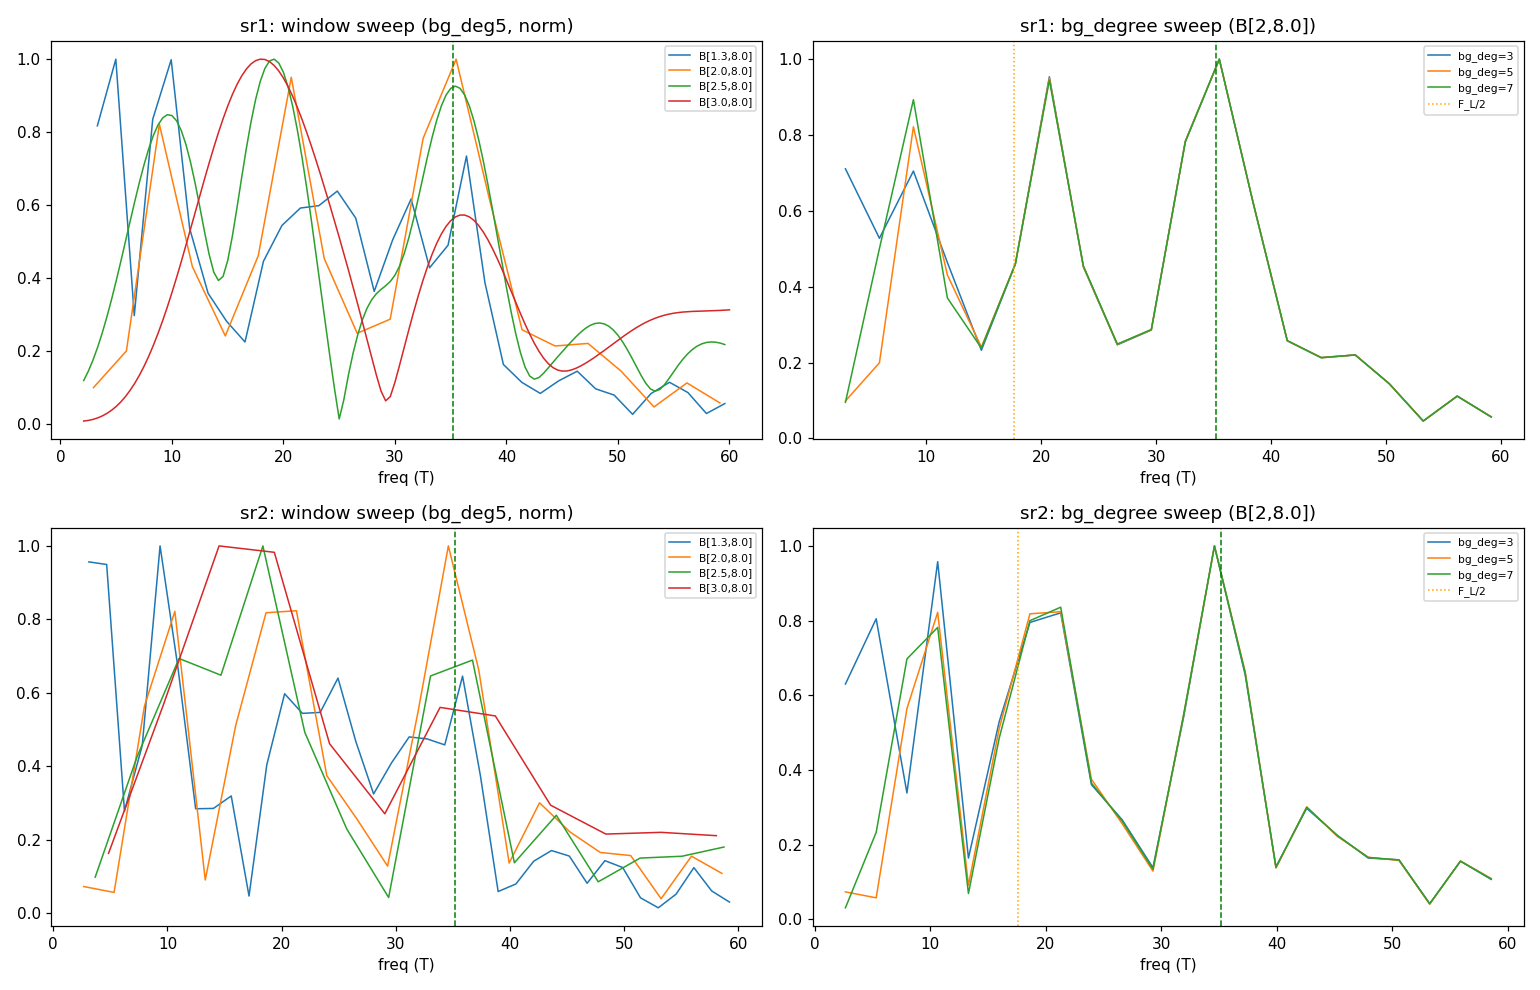

Reproduce this figure in Python.
import sys, numpy as np
import matplotlib; matplotlib.use("Agg")
import matplotlib.pyplot as plt
from hera.analysis import open_run, sdh_fft

F_L = 35.2

def load(d):
    r = open_run(d); mc = r.meta["measurement_config"]
    B = np.asarray(r.col("magnet_field")); I = np.asarray(r.col("sr0_X")) / mc["sr0_gain"]
    out = {"B": B}
    for ch in ["sr1", "sr2"]:
        sens = mc.get(f"{ch}_sens", np.inf)
        bad = np.abs(np.asarray(r.col(f"{ch}_X"))) > 0.88 * sens
        out[ch] = np.where(bad, np.nan, np.asarray(r.col(f"{ch}_X")) / I)
    return out

a1, a2 = load("data/1"), load("data/2")
B = np.concatenate([a1["B"], a2["B"]]); order = np.argsort(B); B = B[order]
R = {ch: np.concatenate([a1[ch], a2[ch]])[order] for ch in ["sr1", "sr2"]}
print(f"stitched 0.1-{B.max():.2f}T, {len(B)} pts")

windows = [(1.3, B.max()), (2.0, B.max()), (2.5, B.max()), (3.0, B.max())]
degs = [3, 5, 7]
fig, axes = plt.subplots(2, 2, figsize=(14, 9))
for row, ch in enumerate(["sr1", "sr2"]):
    g = np.isfinite(R[ch]); Bc, Rc = B[g], R[ch][g]
    axw = axes[row, 0]
    for (lo, hi) in windows:
        freqs, spec = sdh_fft(Rc.reshape(-1, 1), Bc, b_range=(lo, hi), bg_degree=5)
        m = (freqs > 2) & (freqs < 60)
        axw.plot(freqs[m], spec[0][m] / spec[0][m].max(), lw=1, label=f"B[{lo:.1f},{hi:.1f}]")
    axw.axvline(F_L, color="g", ls="--", lw=1); axw.set_title(f"{ch}: window sweep (bg_deg5, norm)")
    axw.set_xlabel("freq (T)"); axw.legend(fontsize=7)
    axd = axes[row, 1]
    for dg in degs:
        freqs, spec = sdh_fft(Rc.reshape(-1, 1), Bc, b_range=(2.0, B.max()), bg_degree=dg)
        m = (freqs > 2) & (freqs < 60)
        axd.plot(freqs[m], spec[0][m] / spec[0][m].max(), lw=1, label=f"bg_deg={dg}")
    axd.axvline(F_L, color="g", ls="--", lw=1); axd.axvline(F_L/2, color="orange", ls=":", lw=1, label="F_L/2")
    axd.set_title(f"{ch}: bg_degree sweep (B[2,{B.max():.1f}])"); axd.set_xlabel("freq (T)"); axd.legend(fontsize=7)
    # robust peak report: window B[2.5,max], bg5 (suppresses low-f envelope/MR)
    freqs, spec = sdh_fft(Rc.reshape(-1, 1), Bc, b_range=(2.5, B.max()), bg_degree=5)
    mag = spec[0]; m = freqs > 6     # ignore <6T envelope artifact band
    pk = sorted([(float(freqs[m][i]), float(mag[m][i] / mag[m].max())) for i in np.argsort(mag[m])[::-1][:5]], key=lambda t: -t[1])
    print(f"{ch} peaks (B[2.5,{B.max():.1f}], f>6T): " + ", ".join(f"{f:.1f}T({a:.2f})" for f, a in pk))
plt.tight_layout(); plt.savefig("hera_scratch/sdh_stability.png", dpi=110)
print("saved hera_scratch/sdh_stability.png")
